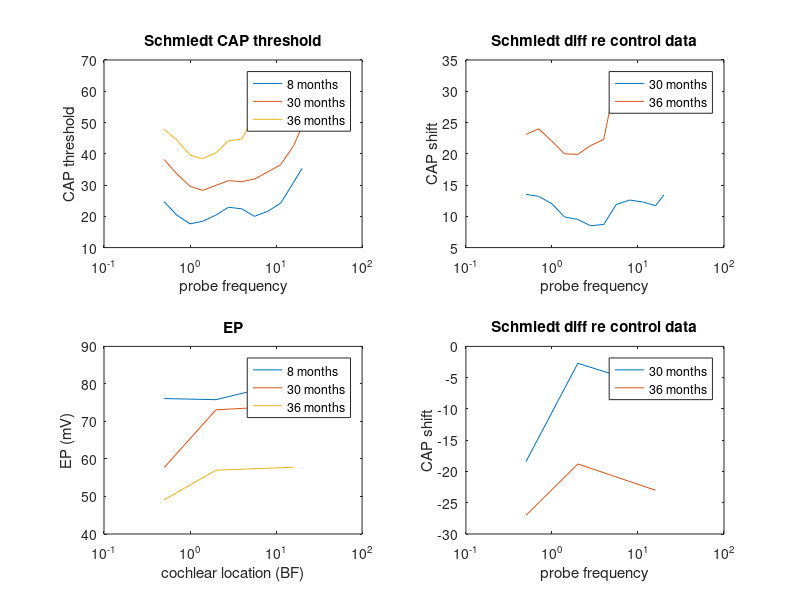

Write MATLAB code to recreate this figure.
% Schmiedt CAP data 
% in control and quiet-aged gerbils (20 months and 36 months)

CAP=[
    24.7 38.2 47.8 
    20.4 33.6 44.4
    17.6 29.6 39.6
    18.4 28.3 38.4
    20.4 29.9 40.3
    22.9 31.4 44.2
    22.4 31.1 44.7
    20.0 31.9 52.3
    21.6 34.2 51.7
    24.2 36.5 54.3
    30.9 42.6 61.2
    35.3 48.7 62.7
    ];

ageMonths=[ 8 30 36];

probeFrequency=[ .5,.7,1,1.4,2,2.8,4,5.6,8,11.3,16,20];

figure (1), subplot(2,2,1)
plot(probeFrequency,CAP), legend({'8 months','30 months','36 months'})
title( 'Schmiedt CAP threshold')
ylabel ('CAP threshold'), xlabel('probe frequency')
set(gca,'xscale','log')

figure (1), subplot(2,2,2)
plot(probeFrequency, (CAP(:,2:3)-[CAP(:,1) CAP(:,1)]))
legend({'30 months','36 months'})
title('Schmiedt diff re control data')
ylabel ('CAP shift'), xlabel('probe frequency')
set(gca,'xscale','log')

EP=[
    76.1 57.7 49.1
    75.8 73.1 57.0
    80.8 74.2 57.8
    ];

BF_EP=[ 0.5 2 16];

figure (1), subplot(2,2,3)
plot(BF_EP,EP),legend({'8 months','30 months','36 months'})
title( 'EP')
ylabel ('EP (mV)'), xlabel('cochlear location (BF)')
set(gca,'xscale','log')

figure (1), subplot(2,2,4)
plot(BF_EP, (EP(:,2:3)-[EP(:,1) EP(:,1)]))
legend({'30 months','36 months'})
title('Schmiedt diff re control data')
ylabel ('CAP shift'), xlabel('probe frequency')
set(gca,'xscale','log')
